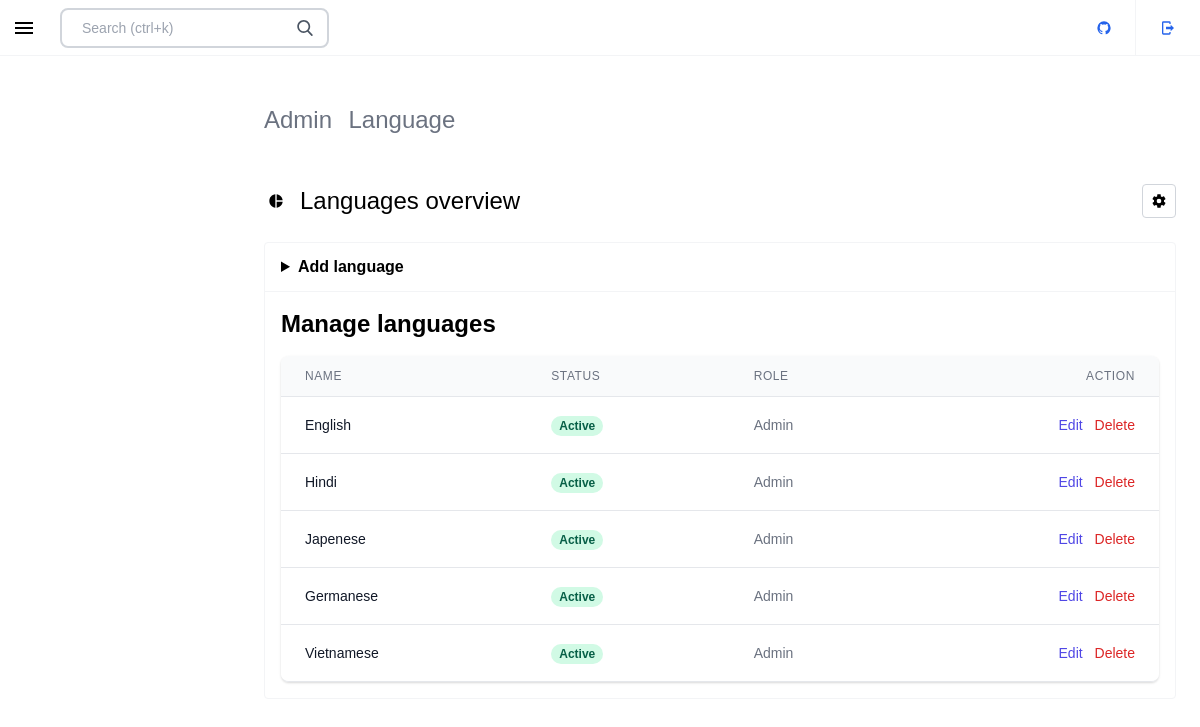
Page /admin/index.php?lang (signed in) on the committed database.
### tables this page shows
CREATE TABLE `languages` (
  `lang_id` int(11) NOT NULL AUTO_INCREMENT,
  `lang_name` varchar(32) DEFAULT NULL,
  PRIMARY KEY (`lang_id`)
);

### admin/inc/function.php (called while the page is built, shortened)
<?php
function select_langs()
{
    include("inc/connect.php");
    $sel_lang = $con->prepare("select * from languages");
    $sel_lang->setFetchMode(PDO::FETCH_ASSOC);
    $sel_lang->execute();
    $langs = array();
    while ($row = $sel_lang->fetch()) {
        array_push($langs, array("name" => $row["lang_name"], "id" => $row["lang_id"]));
    }
    return $langs;
}

### admin/inc/language/language.php (the view, shortened to what this page needs)
<section class="p-6">
    <div class="justify-between items-center block md:flex">
        <div class="flex shrink-0 grow-0 items-center justify-center mb-6 md:mb-0">
            <ul>
                <li class="title-stack-item inline-block pr-3 text-2xl text-gray-500 dark:text-gray-400 last:pr-0 last:font-black last:text-black dark:text-gray-100" data-v-fecf18ac="">Admin</li>
                <li class="title-stack-item inline-block pr-3 text-2xl text-gray-500 dark:text-gray-400 last:pr-0 last:font-black last:text-black dark:text-gray-100" data-v-fecf18ac="">Language</li>
            </ul>
        </div>
    </div>
</section>
<section class="px-0 md:px-6 py-6">
    <section class="px-6 sm:px-0 mb-6 flex items-center justify-between">
        <div class="flex items-center justify-start"><span class="inline-flex justify-center items-center w-6 h-6 mr-3"><svg viewBox="0 0 24 24" width="16" height="16" class="inline-block">
                    <path fill="currentColor" d="M11,2V22C5.9,21.5 2,17.2 2,12C2,6.8 5.9,2.5 11,2M13,2V11H22C21.5,6.2 17.8,2.5 13,2M13,13V22C17.7,21.5 21.5,17.8 22,13H13Z" style="--darkreader-inline-fill:currentColor;" data-darkreader-inline-fill=""></path>
                </svg></span>
            <h1 class="text-2xl">Languages overview</h1>
        </div><button class="inline-flex cursor-pointer justify-center items-center whitespace-nowrap focus:outline-none transition-colors focus:ring duration-150 border rounded ring-blue-700 p-1 bg-white text-black border-gray-300 hover:bg-gray-50" type="button"><span class="inline-flex justify-center items-center w-6 h-6"></span>
        </button>
    </section>
    <div class="md:rounded border-gray-100 dark:bg-gray-900/70 bg-white border dark:border-gray-800 mb-6">
        <header class="border-gray-100 flex items-stretch border-b dark:border-gray-800">
            <div class="flex items-center py-3 flex-grow font-bold px-4">
                <details class="w-full">
                    <summary>Add language</summary>
                </details>
            </div>
        </header>
        <div class="flex flex-col flex-grow mt-4">
            <div class="flex items-center justify-between px-4">
                <p class="text-2xl font-bold">Manage languages</p>
            </div>
            <div class="my-2">
                <div class="py-2 align-middle px-4">
                    <div class="shadow overflow-hidden border-b border-gray-200 sm:rounded-lg">
                        <table class="divide-y divide-gray-200 min-w-full">
                            <thead class="bg-gray-50">
                                <tr>
                                    <th scope="col" class="px-6 py-3 text-left text-xs font-medium text-gray-500 uppercase tracking-wider">Name</th>
                                    <th scope="col" class="px-6 py-3 text-left text-xs font-medium text-gray-500 uppercase tracking-wider">Status</th>
                                    <th scope="col" class="px-6 py-3 text-left text-xs font-medium text-gray-500 uppercase tracking-wider">Role</th>
                                    <th scope="col" class="px-6 py-3 text-left text-xs font-medium text-gray-500 uppercase tracking-wider text-right">Action</th>
                                </tr>
                            </thead>
                            <tbody class="bg-white divide-y divide-gray-200">
                                <?php
                                $langs = select_langs();
                                foreach ($langs as $lang) {
                                ?>
                                    <tr>
                                        <td class="px-6 py-4 whitespace-nowrap">
                                            <div class="flex items-center">
                                                <div class="text-sm font-medium text-gray-900"> <?php echo $lang['name'] ?> </div>
                                            </div>
                                        </td>
                                        <td class="px-6 py-4 whitespace-nowrap">
                                            <span class="px-2 inline-flex text-xs leading-5 font-semibold rounded-full bg-green-100 text-green-800"> Active </span>
                                        </td>
                                        <td class="px-6 py-4 whitespace-nowrap text-sm text-gray-500">Admin</td>
                                        <td class="px-6 py-4 whitespace-nowrap text-right text-sm font-medium">
                                            <a href="index.php?edit_lang=<?php echo $lang['id'] ?>" class="text-indigo-600 hover:text-indigo-900">Edit</a>
                                            <a href="index.php?del_lang=<?php echo $lang['id'] ?>" class="text-red-600 hover:text-red-900 ml-2">Delete</a>
                                        </td>
                                    </tr>
                                <?php }
                                ?>
                            </tbody>
                        </table>
                    </div>
                </div>
            </div>
        </div>
    </div>
</section>

### admin/css/style.css (style rules this page uses)
* { margin: 0; padding: 0; font-family: 'Lucida Sans', 'Lucida Sans Regular', 'Lucida Grande', 'Lucida Sans Unicode', Geneva, Verdana, sans-serif; }
.text-right { text-align: right; }
summary { cursor: pointer; }

### rows in the picture
languages: lang_name "English"
languages: lang_name "Hindi"
languages: lang_name "Japenese"
languages: lang_name "Germanese"
languages: lang_name "Vietnamese"
